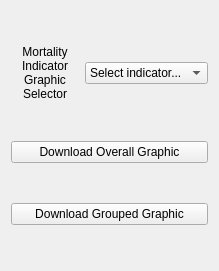
          <widget class="QWidget" name="layoutWidget">
           <property name="geometry">
            <rect>
             <x>10</x>
             <y>390</y>
             <width>219</width>
             <height>271</height>
            </rect>
           </property>
           <layout class="QVBoxLayout" name="verticalLayout_11">
            <item>
             <layout class="QHBoxLayout" name="horizontalLayout_20">
              <item>
               <widget class="QLabel" name="label_7">
                <property name="text">
                 <string>Mortality Indicator Graphic Selector</string>
                </property>
                <property name="alignment">
                 <set>Qt::AlignCenter</set>
                </property>
                <property name="wordWrap">
                 <bool>true</bool>
                </property>
               </widget>
              </item>
              <item>
               <widget class="QComboBox" name="comboBox_7">
                <item>
                 <property name="text">
                  <string>Select indicator...</string>
                 </property>
                </item>
               </widget>
              </item>
             </layout>
            </item>
            <item>
             <widget class="QPushButton" name="pushButton_15">
              <property name="text">
               <string>Download Overall Graphic</string>
              </property>
             </widget>
            </item>
            <item>
             <widget class="QPushButton" name="pushButton_16">
              <property name="text">
               <string>Download Grouped Graphic</string>
              </property>
             </widget>
            </item>
           </layout>
          </widget>
